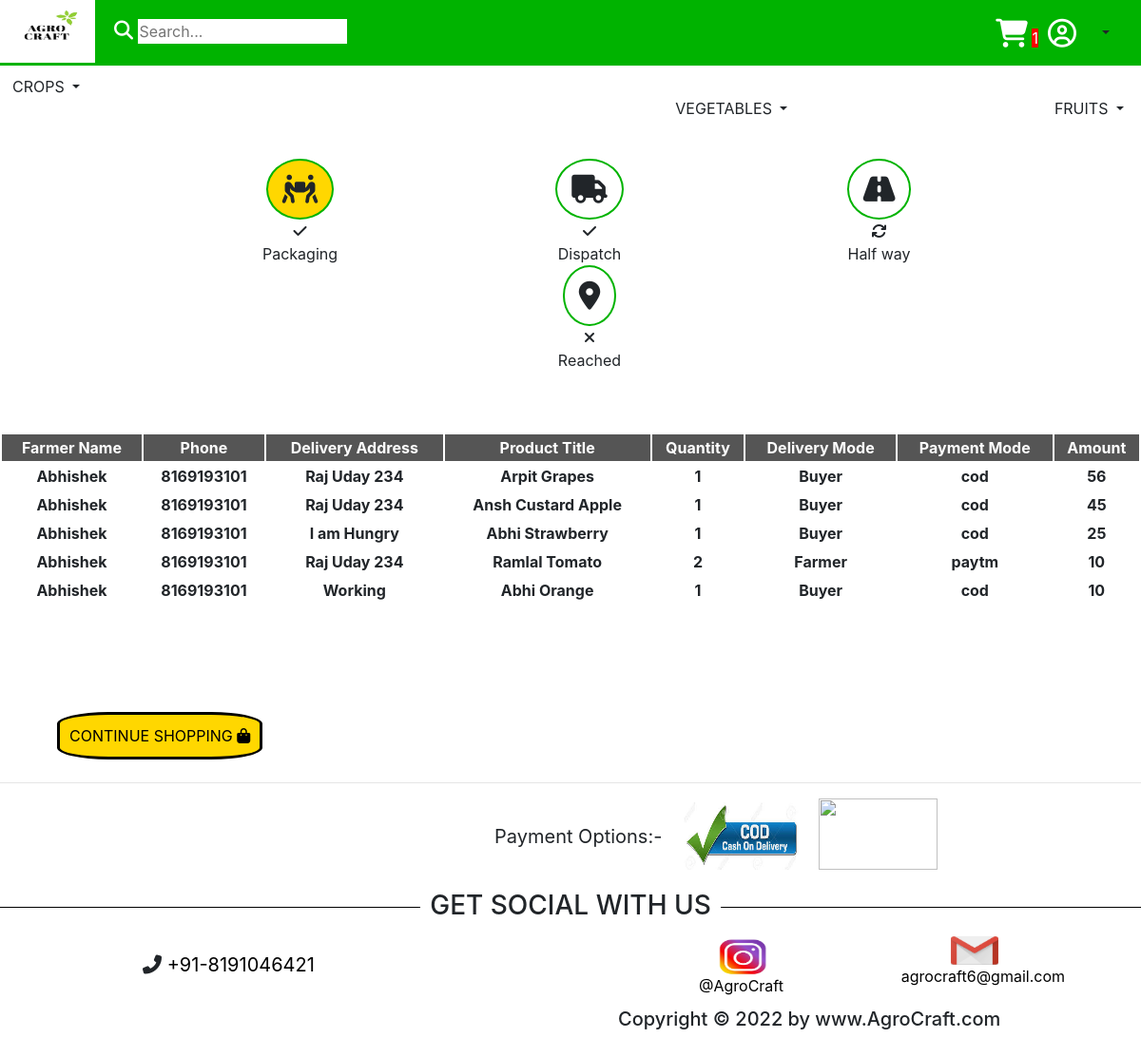
/BuyerPortal/BuyerTransactions.php (signed in), run on the app's committed database.
### tables this page shows
CREATE TABLE `orders` (
  `order_id` int(255) NOT NULL,
  `product_id` int(255) NOT NULL,
  `qty` int(255) NOT NULL,
  `address` varchar(255) NOT NULL,
  `delivery` varchar(10) NOT NULL,
  `phonenumber` bigint(10) NOT NULL,
  `total` int(10) NOT NULL,
  `payment` varchar(10) NOT NULL,
  `buyer_phonenumber` bigint(10) NOT NULL
);

CREATE TABLE `farmerregistration` (
  `farmer_id` int(255) NOT NULL,
  `farmer_name` varchar(255) NOT NULL,
  `farmer_phone` bigint(10) NOT NULL,
  `farmer_address` text NOT NULL,
  `farmer_state` varchar(50) NOT NULL,
  `farmer_district` varchar(50) NOT NULL,
  `farmer_pan` varchar(10) NOT NULL,
  `farmer_bank` int(16) NOT NULL,
  `farmer_password` varchar(100) NOT NULL
);

CREATE TABLE `products` (
  `product_id` int(100) NOT NULL,
  `farmer_fk` int(255) NOT NULL,
  `product_title` varchar(100) NOT NULL,
  `product_cat` varchar(100) NOT NULL,
  `product_type` varchar(100) NOT NULL,
  `product_expiry` varchar(25) NOT NULL,
  `product_image` text NOT NULL,
  `product_stock` int(100) NOT NULL,
  `product_price` int(100) NOT NULL,
  `product_desc` text NOT NULL,
  `product_keywords` text NOT NULL,
  `product_delivery` varchar(5) NOT NULL
);

### Functions/functions.php (called while the page is built, shortened)
<?php
   include("../Includes/db.php");
   function totalItems()
   {
       global $con;
       if (isset($_SESSION['phonenumber'])) {
           $sess_phone_number = $_SESSION['phonenumber'];
           $get_items = "select * from cart where phonenumber = '$sess_phone_number'";
           $run_items =  mysqli_query($con, $get_items);
           $count_items =  mysqli_num_rows($run_items);
           return $count_items;
       } else {
           echo 0;
       }
   }
   ?>

### BuyerPortal/BuyerTransactions.php (the view, shortened to what this page needs)
<!-- <?php
     include("../Functions/functions.php");
     ?> -->
<!DOCTYPE html>
<html>
<head>
     <link rel="stylesheet" href="https://cdnjs.cloudflare.com/ajax/libs/font-awesome/4.7.0/css/font-awesome.min.css">
     <link rel="stylesheet" href="../portal_files/bootstrap.min.css">
</head>
<body>
     <div class="header">
          <a href="BuyerHomepage.php"><img id="logo" src="../portal_files/logo.jpg"></a>
          <div class="search_input">
               <form action="SearchResults.php" method="get" enctype="multipart/form-data">
                    <i class="fas fa-search" style="font-size:20px;color:white; "></i>
                    <input type="text" id="input1" name="search" placeholder="Search...">
               </form>
          </div>
          <div class="dropdown">
               <button class="btn btn-default dropdown-toggle" type="button" id="menu1" class="dric" data-toggle="dropdown" style="margin-top:-5px;"> </span></button>
          </div>
          <div class="proicon">
               <?php
               if (!isset($_SESSION['phonenumber'])) {
                    echo "<a href='../auth/BuyerLogin.php'> <i class='far fa-user-circle' style='font-size:30px; color: white'></i></a>";
               } else {
                    echo "<a href='BuyerProfile.php'> <i class='far fa-user-circle' style='font-size:30px; color: white'></i></a>";
               }
               ?>
          </div>
          <div class="icon2">
               <a href="CartPage.php"> <i class="fa" style="font-size:30px; color:white ;">&#61562;</i></a>
               <span id="icon"> <?php echo totalItems(); ?> </span>
          </div>
          <div class="filter">
               <button class="filterbutton " onclick="display()">Filter
                    <i class="fas fa-filter"></i></button>
          </div>
     </div>
     <div class="headerdown">
          <div id="show">
               <div class="sel1 sel">
                    <button class="btn btn-default dropdown-toggle" type="button" id="menu1" data-toggle="dropdown">CROPS
                         <span class="caret"></span></button>
               </div>
               <div class="sel2 sel">
                    <button class="btn btn-default dropdown-toggle" type="button" id="menu1" data-toggle="dropdown">VEGETABLES </i>
                         <span class="caret"></span></button>
               </div>
               <div class="sel3 sel">
                    <button class="btn btn-default dropdown-toggle" type="button" id="menu1" data-toggle="dropdown">FRUITS </i>
                         <span class="caret"></span></button>
               </div>
          </div>
     </div>
     <br><br>
     <ul class="ash">
          <li class="ash1"> <i class='fas fa-people-carry order order1 '></i>
               <br><i class="fa fa-check aria" aria-hidden="true"></i><br>Packaging
          </li>
          <li class="ash1"> <i class="fas fa-truck order order2"></i>
               <br><i class="fa fa-check aria" aria-hidden="true"></i><br>Dispatch
          </li>
          <li class="ash1"> <i class="fas fa-road order order3"></i>
               <br><i class="fa fa-refresh aria" aria-hidden="true"></i>
               <br>Half way </li>
          <li class="ash1"><i class="fas fa-map-marker-alt order order4"></i><br><i class="fa fa-times aria" aria-hidden="true"></i>
               <br>Reached
          </li>
     </ul>
     <br>
     <br>
     <table class=tab>
          <thead align="center" class=tableyhead>
               <th class=thy>Farmer Name</th>
               <th class=thy>Phone</th>
               <th class=thy>Delivery Address</th>
               <th class=thy>Product Title</th>
               <th class=thy>Quantity</th>
               <th class=thy>Delivery Mode</th>
               <th class=thy>Payment Mode</th>
               <th class=thy>Amount</th>
          </thead>
          <?php
          $sess_phone_number = $_SESSION['phonenumber'];
          $check_query = "select * from orders where phonenumber = $sess_phone_number ";
          $run = mysqli_query($con, $check_query);
          if ($run) {
               while ($rows = mysqli_fetch_array($run)) {
                    $deliveryMode = $rows['delivery'];
                    $amount = $rows['total'];
                    $address = $rows['address'];
                    $qty = $rows['qty'];
                    $payment = $rows['payment'];
                    $product_id = $rows['product_id'];
                    $farmer_query = "select * from products where product_id = $product_id ";
                    $farmer_run = mysqli_query($con, $farmer_query);
                    while ($row = mysqli_fetch_array($farmer_run)) {
                         $farmer_id = $row['farmer_fk'];
                         $title = $row['product_title'];
                    }
                    $farmer_details = "select * from farmerregistration where farmer_id = $farmer_id ";
                    $details_run = mysqli_query($con, $farmer_details);
                    while ($detail = mysqli_fetch_array($details_run)) {
                         $farmer_name = $detail['farmer_name'];
                         $farmer_phone = $detail['farmer_phone'];
                    }
          ?>
                    <tr align="center" class=trow>
                         <th align="center"><?php echo $farmer_name; ?></th>
                         <th align="center"><?php echo $farmer_phone; ?></th>
                         <th align="center"><?php echo $address; ?></th>
                         <th align="center"><?php echo $title; ?></th>
                         <th align="center"><?php echo $qty; ?></th>
                         <th align="center"><?php echo $deliveryMode; ?></th>
                         <th align="center"><?php echo $payment; ?></th>
                         <th align="center"><?php echo $amount; ?></th>
                    </tr>
          <?php
               }
          }
          ?>
     </table>
     <br><br><br>
     <a href="BuyerHomepage.php" style="color:black;margin-left:5%;"><label class="cont">CONTINUE SHOPPING <i class="fas fa-shopping-bag"></i></label></a>
     <div class="footer">
          <hr>
          <label class="payment">Payment Options:-</label>
          <div class="cash"><img src="../Images/Website/cash.jpg" height="75px" width="125px"></div>
          <div class="patym"><img src="../Images/Website/petm.jpg" height="75px" width="125px"></div>
     </div><br><br>
     <h3><span> GET SOCIAL WITH US </span></h3>
     <div class="morefooter">
          <div class="call">
               <i class="fas fa-phone-alt call_color"></i>
               <a href="#" style="color:black;">+91-8191046421</a>
          </div>
          <div class="instagram"><img src="../Images/Website/Insta.jpg" height="45px" width="60px">
          </div>
          <div class="gmail">
               <img src="../Images/Website/gmail.jpg" height="30px" width="50px">
          </div>
     </div>
     <div class="instaid">
          <div class="text"><a href="#" style="color:black;">@AgroCraft</a></div>
          <div class="gmailid">
               <a href="#" class="hypher" style="color:black;">agrocraft6@gmail.com</a></div>
     </div>
     <div class="copy">
          <h5 style="test-align:center; padding-top:40px;margin-left:650px; background-color:'grey';">Copyright &copy; 2022 by www.AgroCraft.com</h5>
     </div>
</body>
</html>

### BuyerPortal/BuyerTransactions.php (style rules this page uses)
* { margin: 0; box-sizing: border-box; }
.header { position: sticky; z-index: 100; top: 0rem; height: 69px; width: 100%; background-color: #00b300; }
#logo { height: 66px; width: 100px; text-align: left; float: left; }
.search_input { clear: none; float: left; margin-left: 20px; margin-top: 20px; }
.proicon { float: right; margin-right: 10px; margin-top: 20px; }
#icon { background-color: red; color: white; }
.dropdown { float: right; margin-right: 20px; margin-top: 20px; }
.icon2 { float: right; margin-right: 10px; margin-top: 20px; }
.filter { float: right; margin-right: 800px; margin-top: 15px; background-color: transparent; color: black; }
.filterbutton { background-color: transparent; border: none; margin-top: 5px; color: white; }
.headerdown { background-color: transparent; height: 50px; width: 100%; }
.sel1 { color: green; float: left; margin-top: 3px; }
.sel2 { border-color: green; color: green; float: left; margin-left: 600px; margin-top: 3px; }
.sel3 { font-size: 20px; margin-top: 3px; float: right; margin-right: 5px; }
#input1 { width: 220px; border: none; }
.footer { height: 70px; width: 100%; clear: both; }
.payment { float: left; margin-left: 520px; font-size: 20px; margin-top: 25px; }
.cash { float: left; margin-top: 0px; margin-left: 20px; margin-right: 20px; }
h3 { width: 100%; text-align: center; border-bottom: 1px solid #000; line-height: 0.1em; margin: 10px 0 20px; }
h3 span { background: #fff; padding: 0 10px; }
.morefooter { height: 100px; width: 100%; background-color: white; }
.call { float: left; font-size: 20px; margin-left: 150px; margin-top: 25px; }
.gmail { margin-top: 10px; float: right; margin-right: 150px; }
.instagram { margin-top: 10px; float: left; margin-left: 420px; }
.instaid { height: 10px; width: 100%; }
.text { float: left; margin-left: 735px; margin-top: -50px; }
.gmailid { float: right; margin-right: 80px; margin-top: -60px; }
.copy { float: left; margin-top: -65px; }
.tab { width: 100%; border-style: solid; border-width: 2px; padding: 2px; }
th { border-color: white; border-style: solid; border-width: 2px; padding: 2px; }
.tableyhead { color: red; }
.thy { background-color: #555; color: white; }
.trow { align-content: center; }
.cont { border-radius: 25%; border-style: solid; background-color: #FFD700; padding: 10px; margin-top: 40px; transition: 1s; }
.order { font-size: 30px; border-color: #00b300; border-style: solid; border-radius: 100%; padding: 15px; border-width: 2px; }
.order1 { background-color: #FFD700; }
ul { list-style: none; text-align: center; }
.ash1 { width: 300px; text-align: center; display: inline-block; }

### data on the page
orders: farmerregistration.farmer_name "Abhishek", farmerregistration.farmer_phone "8169193101", address "Raj Uday 234", product.product_title "Arpit Grapes", qty "1", delivery "Buyer", payment "cod", total "56"
orders: farmerregistration.farmer_name "Abhishek", farmerregistration.farmer_phone "8169193101", address "Raj Uday 234", product.product_title "Ansh Custard Apple", qty "1", delivery "Buyer", payment "cod", total "45"
orders: farmerregistration.farmer_name "Abhishek", farmerregistration.farmer_phone "8169193101", address "I am Hungry", product.product_title "Abhi Strawberry", qty "1", delivery "Buyer", payment "cod", total "25"
orders: farmerregistration.farmer_name "Abhishek", farmerregistration.farmer_phone "8169193101", address "Raj Uday 234", product.product_title "Ramlal Tomato", qty "2", delivery "Farmer", payment "paytm", total "10"
orders: farmerregistration.farmer_name "Abhishek", farmerregistration.farmer_phone "8169193101", address "Working", product.product_title "Abhi Orange", qty "1", delivery "Buyer", payment "cod", total "10"

### other printed values
totalItems() "1"
